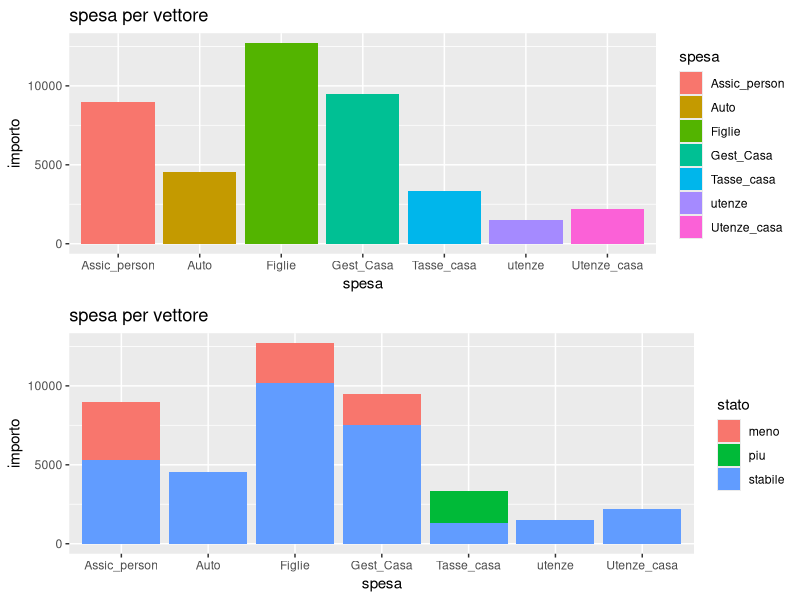
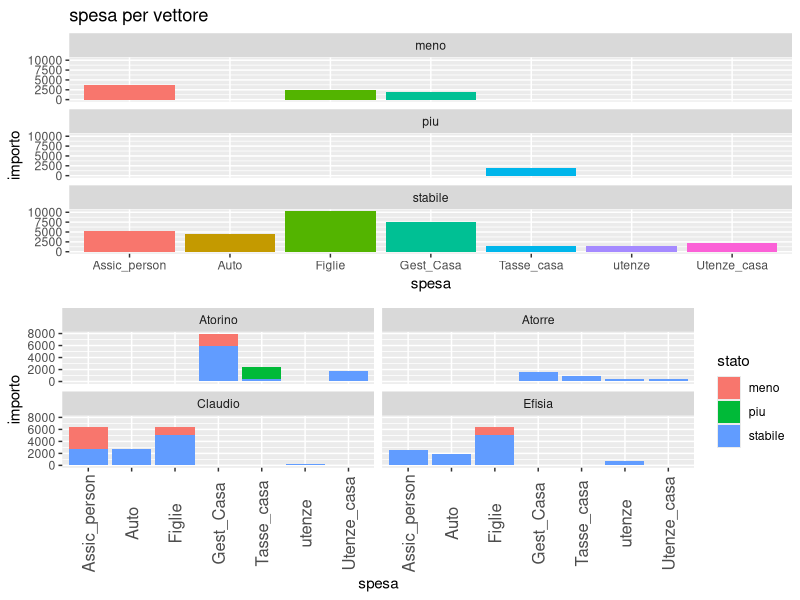

The R source for these figures, in order: (Note: this script raises an error after producing the figures.)

library (ggplot2)
library(grid)


# define function to create multi-plot setup (nrow, ncol)

vp.setup <- function(x,y){
  # create a new layout with grid
  grid.newpage()
  # define viewports and assign it to grid layout
  pushViewport(viewport(layout = grid.layout(x,y)))
}
# define function to easily access layout (row, col)
vp.layout <- function(x,y){
  viewport(layout.pos.row=x, layout.pos.col=y)
}

##########################################################

bdj<- read.table ("databu.txt", header=T)

str(bdj)
head(bdj)

levels(bdj$spesa)

bdj<-bdj[order(bdj$stato),]


p1<-ggplot(data=bdj, aes(x=spesa, y=importo, fill = spesa)) + 
  geom_bar(stat="identity") + 
  ggtitle("spesa per vettore")

p2<-ggplot(data=bdj, aes(x=spesa, y=importo, fill = stato)) + 
  geom_bar(stat="identity") + 
  ggtitle("spesa per vettore") 

jpeg("budget1.jpg",width = 600, height = 900, units = "px")

vp.setup(2,1)
# plot graphics into layout
print(p1, vp=vp.layout(1,1))
print(p2, vp=vp.layout(2,1))


dev.off()



p1<-ggplot(data=bdj, aes(x=spesa, y=importo, fill = spesa)) + 
  geom_bar(stat="identity", show_guide = F) + 
  facet_wrap(~stato, ncol=1) +
  ggtitle("spesa per vettore") 

p2<-ggplot(data=bdj, aes(x=spesa, y=importo, fill = stato)) +  
  geom_bar(stat="identity") +
  facet_wrap( ~ dove, ncol=2)+
  theme(axis.text.x  = element_text(angle=90, vjust=0.5, size=12))


jpeg("budget2.jpg",width = 600, height = 900, units = "px")

vp.setup(2,1)
# plot graphics into layout
print(p1, vp=vp.layout(1,1))
print(p2, vp=vp.layout(2,1))


dev.off()

lstato<-levels(bdj$stato)
staimp<-sapply(lstato, function(x) sum(bdj$importo[bdj$stato==x]))

barplot(staimp)

##################################################

bdj<-bdj[order(bdj$spesa),]

p1<-  ggplot(data=bdj, aes(x=dove, y=importo, fill = spesa)) + 
  geom_bar(stat="identity") + 
  ggtitle("spesa per ubicazione")

p2<-  ggplot(data=bdj, aes(x=dove, y=importo, fill = spesa)) + 
  geom_bar(stat="identity")  +
  facet_wrap( ~ stato, ncol=1 ) + 
  ggtitle("spesa per ubicazione")

bdj<-bdj[order(bdj$stato),]

p3<-  ggplot(data=bdj, aes(x=dove, y=importo, fill = stato)) + 
  geom_bar(stat="identity") + 
  ggtitle("spesa per ubicazione")


jpeg("budget3.jpg",width = 600, height = 900, units = "px")

vp.setup(3,1)
# plot graphics into layout
print(p1, vp=vp.layout(1,1))
print(p2, vp=vp.layout(2,1))
print(p3, vp=vp.layout(3,1))

dev.off()
